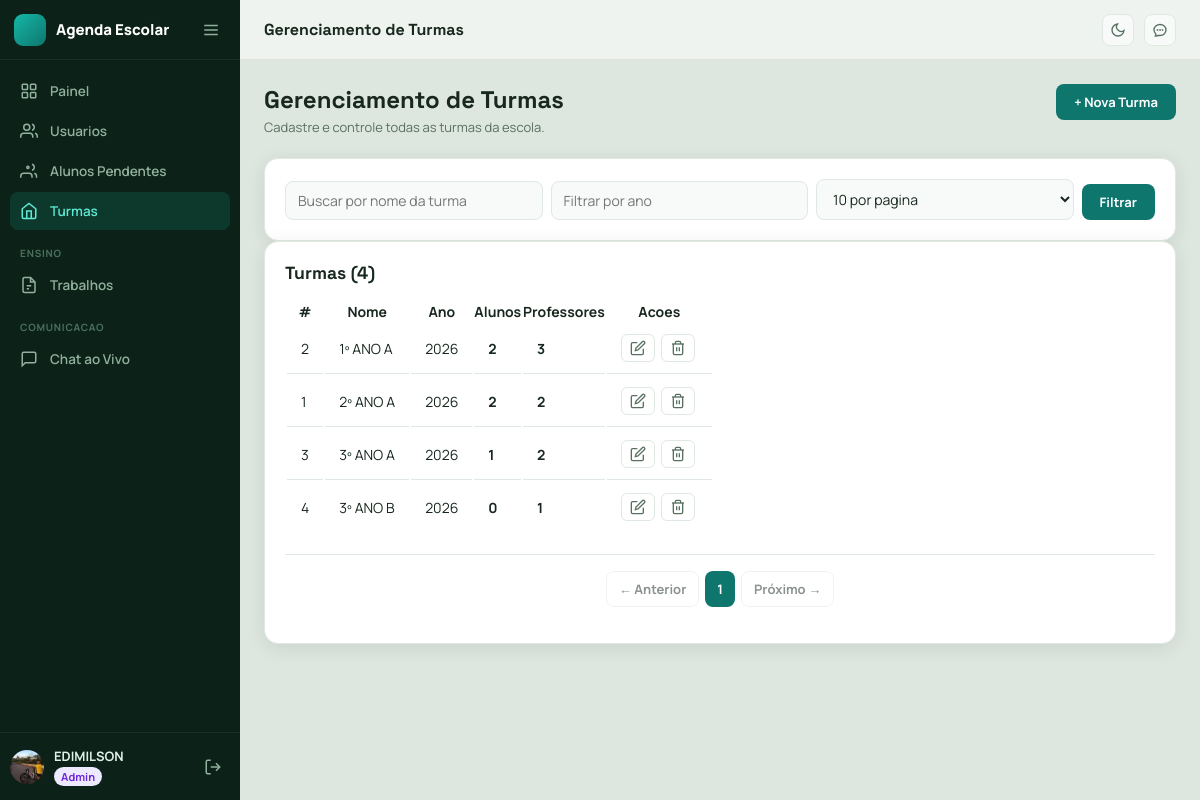
The page /admin/turmas (signed in) on the database its author committed.
### app/models.py (models this page shows, shortened)
class TimestampMixin:
    created_at = db.Column(db.DateTime, default=datetime.utcnow, nullable=False)
    updated_at = db.Column(db.DateTime, default=datetime.utcnow, onupdate=datetime.utcnow, nullable=False)

class User(TimestampMixin, UserMixin, db.Model):
    __tablename__ = "users"
    id = db.Column(db.Integer, primary_key=True)
    full_name = db.Column(db.String(120), nullable=False)
    email = db.Column(db.String(120), unique=True, nullable=False, index=True)
    password_hash = db.Column(db.String(255), nullable=False)
    role = db.Column(db.String(20), nullable=False, index=True)
    is_active_user = db.Column(db.Boolean, default=True, nullable=False)
    is_approved = db.Column(db.Boolean, default=True, nullable=False)  # Para alunos auto-registrados
    can_chat = db.Column(db.Boolean, default=True, nullable=False)
    avatar = db.Column(db.String(255), nullable=True)
    crp_number = db.Column(db.String(30), nullable=True)
    classroom_id = db.Column(db.Integer, db.ForeignKey("classrooms.id"), nullable=True)
    classroom = db.relationship("Classroom", back_populates="students")
    teaching_classrooms = db.relationship(
        "Classroom",
        secondary=teacher_classrooms,
        lazy=True,
        backref="teachers"
    )
    assignments_created = db.relationship("Assignment", back_populates="teacher", lazy=True)
    availabilities = db.relationship(
        "PsychologistAvailability",
        back_populates="psychologist",
        lazy=True,
        cascade="all, delete-orphan",
    )

class Classroom(TimestampMixin, db.Model):
    __tablename__ = "classrooms"
    id = db.Column(db.Integer, primary_key=True)
    name = db.Column(db.String(50), nullable=False)
    number = db.Column(db.String(20), nullable=True)
    school_year = db.Column(db.Integer, nullable=False)
    students = db.relationship("User", back_populates="classroom", lazy=True)
    assignments = db.relationship("Assignment", back_populates="classroom", lazy=True)

### app/core/routes.py (the view)
@core_bp.get("/admin/turmas")
@login_required
@roles_required("admin")
def admin_classrooms():
    search = request.args.get("q", "").strip()
    year_filter = request.args.get("year", "").strip()
    page, per_page = _read_pagination_params(default_per_page=10, max_per_page=50)
    query = Classroom.query
    if search:
        query = query.filter(Classroom.name.ilike(f"%{search}%"))
    if year_filter and year_filter.isdigit():
        query = query.filter_by(school_year=int(year_filter))
    classrooms_pagination = query.order_by(Classroom.school_year.desc(), Classroom.name.asc()).paginate(
        page=page,
        per_page=per_page,
        error_out=False,
    )
    classrooms = classrooms_pagination.items
    return render_template(
        "admin/classrooms.html",
        classrooms=classrooms,
        search=search,
        year_filter=year_filter,
        classrooms_pagination=classrooms_pagination,
    )

### app/__init__.py (called while the page is built)
@login_manager.user_loader
def load_user(user_id):
    return User.query.get(int(user_id))

### app/core/routes.py (called while the page is built)
def _read_pagination_params(default_per_page: int = 12, max_per_page: int = 100):
    page = request.args.get("page", 1, type=int)
    per_page = request.args.get("per_page", default_per_page, type=int)
    if page < 1:
        page = 1
    if per_page < 1:
        per_page = default_per_page
    if per_page > max_per_page:
        per_page = max_per_page
    return page, per_page

### app/security.py (called while the page is built)
def roles_required(*roles):
    def decorator(view_func):
        @wraps(view_func)
        def wrapped(*args, **kwargs):
            if not current_user.is_authenticated:
                abort(401)
            if current_user.role not in roles:
                abort(403)
            return view_func(*args, **kwargs)
        return wrapped
    return decorator

### app/templates/admin/classrooms.html (shortened to what this page needs)
{% extends "base.html" %}
{% from "macros.html" import pagination %}
{% block page_title %}Gerenciamento de Turmas{% endblock %}
{% block content %}
<div class="reveal">
  <div class="page-header">
    <div>
      <h2>Gerenciamento de Turmas</h2>
      <p>Cadastre e controle todas as turmas da escola.</p>
    </div>
    <button class="btn btn-primary" onclick="openModal('modal-novo')">+ Nova Turma</button>
  </div>
  <div class="panel reveal delay-1">
    <form class="admin-filter-form" method="get" action="{{ url_for('core.admin_classrooms') }}">
      <input name="q" value="{{ search }}" placeholder="Buscar por nome da turma">
      <input name="year" type="number" value="{{ year_filter }}" placeholder="Filtrar por ano">
      <select name="per_page">
        <option value="10" {% if classrooms_pagination and classrooms_pagination.per_page == 10 %}selected{% endif %}>10 por pagina</option>
      </select>
      <button class="btn btn-primary" type="submit">Filtrar</button>
    </form>
  </div>
  <div class="panel reveal delay-2">
    <div class="panel-title-row">
      <h2>Turmas ({{ classrooms_pagination.total if classrooms_pagination else classrooms|length }})</h2>
    </div>
    <div class="table-scroll">
      <table class="admin-table">
        <thead>
          <tr>
            <th>#</th>
            <th>Nome</th>
            <th>Ano</th>
            <th>Alunos</th>
            <th>Professores</th>
            <th>Acoes</th>
          </tr>
        </thead>
        <tbody>
          {% for c in classrooms %}
          <tr>
            <td>{{ c.id }}</td>
            <td>{{ c.name }}</td>
            <td>{{ c.school_year }}</td>
            <td><strong>{{ c.students|length }}</strong></td>
            <td><strong>{{ c.teachers|length }}</strong></td>
            <td class="action-cell">
              <button class="btn-icon edit-classroom-btn" title="Editar" data-classroom-id="{{ c.id }}" data-classroom-name="{{ c.name|e }}" data-classroom-number="{{ c.number or '' }}" data-classroom-year="{{ c.school_year }}" style="display:inline-flex;align-items:center;justify-content:center"><svg viewBox="0 0 24 24" fill="none" stroke="currentColor" stroke-width="2" width="16" height="16"><path d="M11 4H4a2 2 0 0 0-2 2v14a2 2 0 0 0 2 2h14a2 2 0 0 0 2-2v-7"/><path d="M18.5 2.5a2.121 2.121 0 0 1 3 3L12 15l-4 1 1-4 9.5-9.5z"/></svg></button>
              <button class="btn-icon btn-icon--danger" title="Excluir" onclick="openDeleteClassroomModal({{ c.id }}, '{{ c.name|e }}')" type="button"><svg viewBox="0 0 24 24" fill="none" stroke="currentColor" stroke-width="2" width="16" height="16"><polyline points="3 6 5 6 21 6"/><path d="M19 6v14a2 2 0 0 1-2 2H7a2 2 0 0 1-2-2V6m3 0V4a2 2 0 0 1 2-2h4a2 2 0 0 1 2 2v2M10 11v6M14 11v6"/></svg></button>
            </td>
          </tr>
          {% else %}
          <tr><td colspan="6" class="empty">Nenhuma turma cadastrada.</td></tr>
          {% endfor %}
        </tbody>
      </table>
    </div>
    {% if classrooms_pagination %}
    <div style="display:flex;justify-content:center;gap:6px;flex-wrap:wrap;margin-top:20px;padding:16px;border-top:1px solid var(--border)">
      {% if classrooms_pagination.has_prev %}
      <a class="btn btn-outline" href="{{ url_for('core.admin_classrooms', page=classrooms_pagination.prev_num, q=search, year=year_filter) }}" style="padding:8px 12px;font-size:13px">← Anterior</a>
      {% else %}
      <span class="btn btn-outline" style="padding:8px 12px;font-size:13px;pointer-events:none;opacity:0.5">← Anterior</span>
      {% endif %}
      {% set start_page = [1, classrooms_pagination.page - 2]|max %}
      {% set end_page = [classrooms_pagination.pages, classrooms_pagination.page + 2]|min %}
      {% for page_num in range(start_page, end_page + 1) %}
        {% if page_num == classrooms_pagination.page %}
        <span class="btn btn-primary" style="padding:8px 12px;font-size:13px;pointer-events:none">{{ page_num }}</span>
        {% else %}
        <a class="btn btn-outline" href="{{ url_for('core.admin_classrooms', page=page_num, q=search, year=year_filter) }}" style="padding:8px 12px;font-size:13px">{{ page_num }}</a>
        {% endif %}
      {% endfor %}
      {% if classrooms_pagination.has_next %}
      <a class="btn btn-outline" href="{{ url_for('core.admin_classrooms', page=classrooms_pagination.next_num, q=search, year=year_filter) }}" style="padding:8px 12px;font-size:13px">Próximo →</a>
      {% else %}
      <span class="btn btn-outline" style="padding:8px 12px;font-size:13px;pointer-events:none;opacity:0.5">Próximo →</span>
      {% endif %}
    </div>
    {% endif %}
  </div>
</div>
{% endblock %}

### app/templates/base.html (shortened to what this page needs)
<!doctype html>
<html lang="pt-BR" data-theme="light">
<head>
  <link rel="stylesheet" href="{{ url_for('static', filename='css/styles.css') }}">
</head>
<body>
{% if current_user.is_authenticated %}
<aside class="sidebar" id="sidebar">
  <div class="sidebar-header">
    <div class="brand">
      <span class="brand-mark"></span>
      <span class="brand-name">Agenda Escolar</span>
    </div>
    <button class="sidebar-collapse-btn" id="sidebar-collapse-btn" title="Recolher menu">
      <svg viewBox="0 0 24 24" fill="none" stroke="currentColor" stroke-width="2"><line x1="3" y1="12" x2="21" y2="12"/><line x1="3" y1="6" x2="21" y2="6"/><line x1="3" y1="18" x2="21" y2="18"/></svg>
    </button>
  </div>
  <nav class="sidebar-nav">
    <a href="{{ url_for('core.dashboard') }}"
       class="nav-item {% if request.endpoint == 'core.dashboard' %}nav-item--active{% endif %}">
      <svg class="nav-icon" viewBox="0 0 24 24" fill="none" stroke="currentColor" stroke-width="2">
        <rect x="3" y="3" width="7" height="7" rx="1"/><rect x="14" y="3" width="7" height="7" rx="1"/>
        <rect x="3" y="14" width="7" height="7" rx="1"/><rect x="14" y="14" width="7" height="7" rx="1"/>
      </svg>
      <span class="nav-label">Painel
      </span>
    </a>
    {% if current_user.role == 'admin' %}
    <a href="{{ url_for('core.admin_users') }}"
       class="nav-item {% if request.endpoint == 'core.admin_users' %}nav-item--active{% endif %}">
      <svg class="nav-icon" viewBox="0 0 24 24" fill="none" stroke="currentColor" stroke-width="2">
        <path d="M17 21v-2a4 4 0 0 0-4-4H5a4 4 0 0 0-4 4v2"/>
        <circle cx="9" cy="7" r="4"/>
        <path d="M23 21v-2a4 4 0 0 0-3-3.87"/><path d="M16 3.13a4 4 0 0 1 0 7.75"/>
      </svg>
      <span class="nav-label">Usuarios</span>
    </a>
    <a href="{{ url_for('core.admin_pending_students') }}"
       class="nav-item {% if request.endpoint == 'core.admin_pending_students' %}nav-item--active{% endif %}">
      <svg class="nav-icon" viewBox="0 0 24 24" fill="none" stroke="currentColor" stroke-width="2">
        <path d="M16 21v-2a4 4 0 0 0-4-4H5a4 4 0 0 0-4 4v2"/>
        <circle cx="10.5" cy="7" r="1.5"/>
        <path d="M22 21v-2a4 4 0 0 0-3-3.87"/>
        <path d="M16 3.13a4 4 0 0 1 0 7.75"/>
      </svg>
      <span class="nav-label">Alunos Pendentes</span>
    </a>
    <a href="{{ url_for('core.admin_classrooms') }}"
       class="nav-item {% if request.endpoint == 'core.admin_classrooms' %}nav-item--active{% endif %}">
      <svg class="nav-icon" viewBox="0 0 24 24" fill="none" stroke="currentColor" stroke-width="2">
        <path d="M3 9l9-7 9 7v11a2 2 0 0 1-2 2H5a2 2 0 0 1-2-2z"/>
        <polyline points="9 22 9 12 15 12 15 22"/>
      </svg>
      <span class="nav-label">Turmas</span>
    </a>
    {% endif %}
    {% if current_user.role in ['professor', 'admin'] %}
    <div class="nav-section-label">Ensino</div>
    {% if current_user.role == 'admin' %}
    <a href="{{ url_for('core.admin_assignments') }}"
       class="nav-item {% if request.endpoint == 'core.admin_assignments' %}nav-item--active{% endif %}">
    {% else %}
    <a href="{{ url_for('core.professor_assignments') }}"
       class="nav-item {% if request.endpoint == 'core.professor_assignments' %}nav-item--active{% endif %}">
    {% endif %}
      <svg class="nav-icon" viewBox="0 0 24 24" fill="none" stroke="currentColor" stroke-width="2">
        <path d="M14 2H6a2 2 0 0 0-2 2v16a2 2 0 0 0 2 2h12a2 2 0 0 0 2-2V8z"/>
        <polyline points="14 2 14 8 20 8"/><line x1="9" y1="13" x2="15" y2="13"/>
        <line x1="9" y1="17" x2="12" y2="17"/>
      </svg>
      <span class="nav-label">{{ 'Trabalhos' if current_user.role == 'admin' else 'Agenda' }}</span>
    </a>
    {% endif %}
    <div class="nav-section-label">Comunicacao</div>
    <a href="{{ url_for('core.chat_page') }}"
       class="nav-item {% if request.endpoint == 'core.chat_page' %}nav-item--active{% endif %}">
      <svg class="nav-icon" viewBox="0 0 24 24" fill="none" stroke="currentColor" stroke-width="2">
        <path d="M21 15a2 2 0 0 1-2 2H7l-4 4V5a2 2 0 0 1 2-2h14a2 2 0 0 1 2 2z"/>
      </svg>
      <span class="nav-label">Chat ao Vivo</span>
    </a>
  </nav>
  <div class="sidebar-footer">
    <a href="{{ url_for('core.edit_profile') }}" class="sidebar-user" title="Editar perfil">
      {% if current_user.avatar %}
        <img src="{{ url_for('static', filename='uploads/avatars/' + current_user.avatar) }}" alt="Avatar" class="sidebar-user-avatar sidebar-user-avatar--img">
      {% else %}
        <div class="sidebar-user-avatar">{{ current_user.full_name[0]|upper }}</div>
      {% endif %}
      <div class="sidebar-user-info">
        <span class="sidebar-user-name">{{ current_user.full_name.split()[0] }}</span>
        <span class="sidebar-user-role badge-{{ current_user.role }}">{{ current_user.role|capitalize }}</span>
      </div>
    </a>
    <button type="button" class="sidebar-logout-btn" id="logout-btn" title="Sair">
      <svg viewBox="0 0 24 24" fill="none" stroke="currentColor" stroke-width="2">
        <path d="M9 21H5a2 2 0 0 1-2-2V5a2 2 0 0 1 2-2h4"/>
        <polyline points="16 17 21 12 16 7"/><line x1="21" y1="12" x2="9" y2="12"/>
      </svg>
    </button>
  </div>
</aside>
<div class="main-wrapper" id="main-wrapper">
  <header class="topbar">
    <span class="topbar-title">{% block page_title %}Agenda Escolar{% endblock %}</span>
    <div class="topbar-right">
      <button class="theme-toggle-btn" id="theme-toggle" title="Alternar tema">
        <svg class="icon-moon" viewBox="0 0 24 24" fill="none" stroke="currentColor" stroke-width="2">
          <path d="M21 12.79A9 9 0 1 1 11.21 3 7 7 0 0 0 21 12.79z"/>
        </svg>
      </button>
      <a href="{{ url_for('core.chat_page') }}" class="theme-toggle-btn chat-nav-btn" id="chat-toggle-link" title="Chat ao vivo">
      </a>
    </div>
  </header>
  <main class="page-content">
    {% block content %}{% endblock %}
  </main>
</div>
{% else %}
<main class="page-auth">
  {% block auth_content %}{% endblock %}
</main>
{% endif %}
  {% if current_user.is_authenticated %}
  {% set app_user = {
    'id': current_user.id,
    'name': current_user.full_name,
    'role': current_user.role
  } %}
  {% else %}
  {% set app_user = None %}
  {% endif %}
</body>
</html>

### rows shown on the page
User: role "Trabalhos", avatar (picture), full_name "EDIMILSON", role "Admin"
Classroom: id "2", name "1º ANO A", school_year "2026", students|length "2", teachers|length "3"
Classroom: id "1", name "2º ANO A", school_year "2026", students|length "2", teachers|length "2"
Classroom: id "3", name "3º ANO A", school_year "2026", students|length "1", teachers|length "2"
Classroom: id "4", name "3º ANO B", school_year "2026", students|length "0", teachers|length "1"

### other values the page prints
{{ page_num }} "1"
